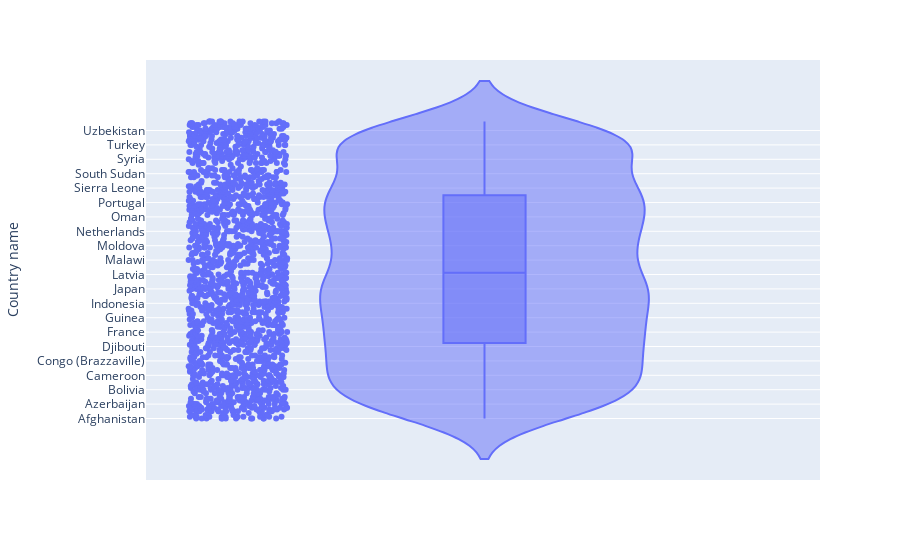
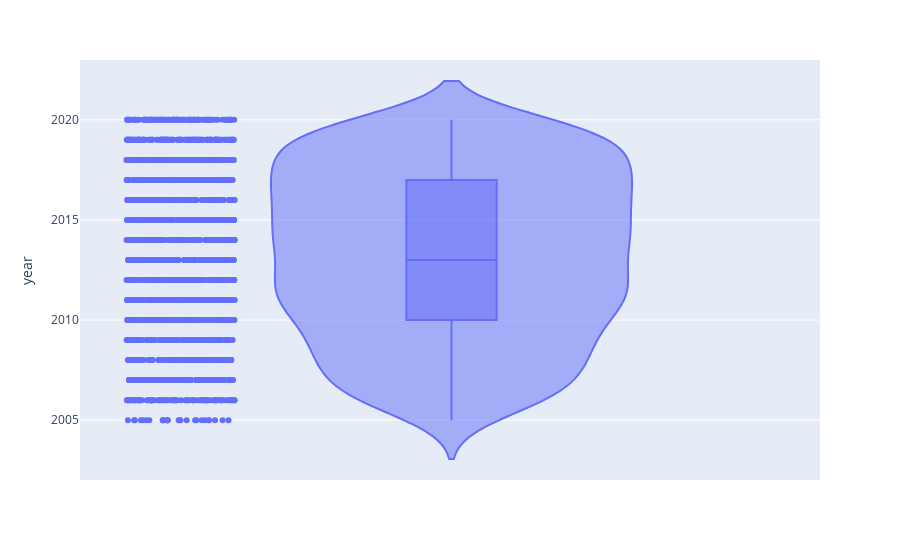
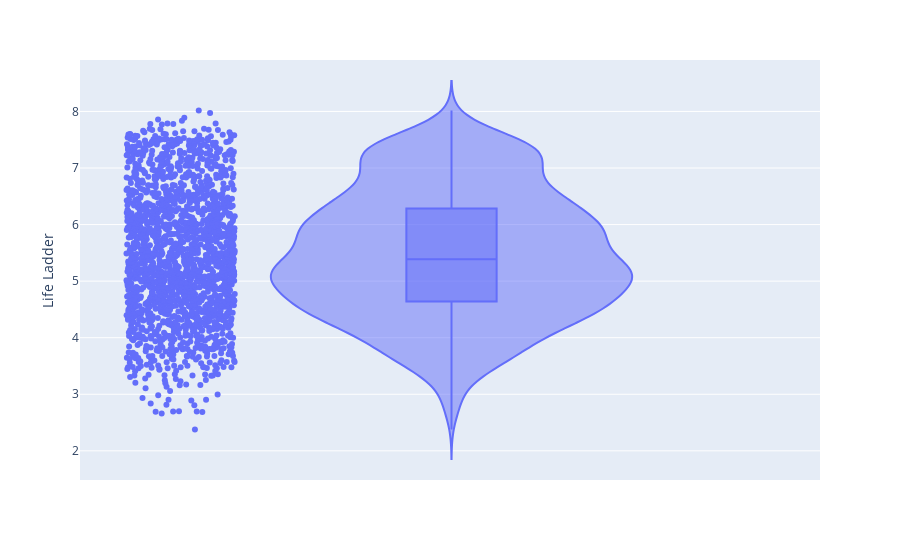
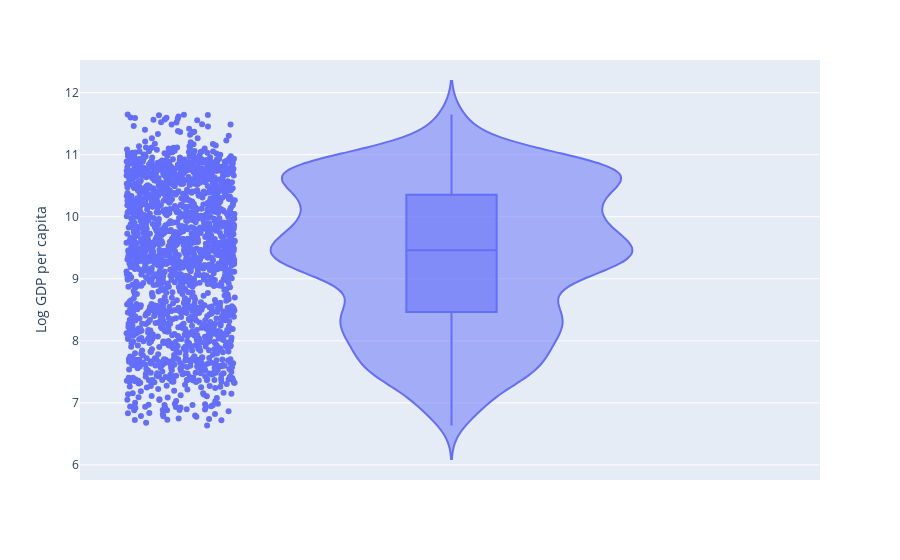

Source (notebook cell) for these figures, in order:
### Code cell
for column in df.columns:
    fig = px.violin(df[column], y=str(column), box=True, # draw box plot inside the violin
                    points='all', # can be 'outliers', or False
                   )
    pio.write_html(fig, "C:/Users/Martin/Documents/GitHub/World-Happiness-Data/Martin_Alvarez-Kuglen/Visualizations/WHR_stats_"+str(column)+"_violin.html", full_html=False)

    fig.show()

### Figure 1 — Plotly figure (JSON) as saved in the notebook; plotly's stock layout.template omitted (floating-point values rounded to 4 significant figures; data arrays with more than 128 entries replaced by an {"elided": "..."} marker saying what was removed)
{"data": [{"alignmentgroup": "True", "box": {"visible": true}, "hovertemplate": "Country name=%{y}<extra></extra>", "legendgroup": "", "marker": {"color": "#636efa"}, "name": "", "offsetgroup": "", "orientation": "v", "points": "all", "scalegroup": "True", "showlegend": false, "type": "violin", "x0": " ", "xaxis": "x", "y": {"elided": "1949 str values"}, "y0": " ", "yaxis": "y"}], "layout": {"legend": {"tracegroupgap": 0}, "margin": {"t": 60}, "violinmode": "group", "xaxis": {"anchor": "y", "domain": [0, 1]}, "yaxis": {"anchor": "x", "domain": [0, 1], "title": {"text": "Country name"}}}}

### Figure 2 — Plotly figure (JSON) as saved in the notebook; plotly's stock layout.template omitted (floating-point values rounded to 4 significant figures; data arrays with more than 128 entries replaced by an {"elided": "..."} marker saying what was removed)
{"data": [{"alignmentgroup": "True", "box": {"visible": true}, "hovertemplate": "year=%{y}<extra></extra>", "legendgroup": "", "marker": {"color": "#636efa"}, "name": "", "offsetgroup": "", "orientation": "v", "points": "all", "scalegroup": "True", "showlegend": false, "type": "violin", "x0": " ", "xaxis": "x", "y": {"elided": "1949 int values"}, "y0": " ", "yaxis": "y"}], "layout": {"legend": {"tracegroupgap": 0}, "margin": {"t": 60}, "violinmode": "group", "xaxis": {"anchor": "y", "domain": [0, 1]}, "yaxis": {"anchor": "x", "domain": [0, 1], "title": {"text": "year"}}}}

### Figure 3 — Plotly figure (JSON) as saved in the notebook; plotly's stock layout.template omitted (floating-point values rounded to 4 significant figures; data arrays with more than 128 entries replaced by an {"elided": "..."} marker saying what was removed)
{"data": [{"alignmentgroup": "True", "box": {"visible": true}, "hovertemplate": "Life Ladder=%{y}<extra></extra>", "legendgroup": "", "marker": {"color": "#636efa"}, "name": "", "offsetgroup": "", "orientation": "v", "points": "all", "scalegroup": "True", "showlegend": false, "type": "violin", "x0": " ", "xaxis": "x", "y": {"elided": "1949 float values"}, "y0": " ", "yaxis": "y"}], "layout": {"legend": {"tracegroupgap": 0}, "margin": {"t": 60}, "violinmode": "group", "xaxis": {"anchor": "y", "domain": [0, 1]}, "yaxis": {"anchor": "x", "domain": [0, 1], "title": {"text": "Life Ladder"}}}}

### Figure 4 — Plotly figure (JSON) as saved in the notebook; plotly's stock layout.template omitted (floating-point values rounded to 4 significant figures; data arrays with more than 128 entries replaced by an {"elided": "..."} marker saying what was removed)
{"data": [{"alignmentgroup": "True", "box": {"visible": true}, "hovertemplate": "Log GDP per capita=%{y}<extra></extra>", "legendgroup": "", "marker": {"color": "#636efa"}, "name": "", "offsetgroup": "", "orientation": "v", "points": "all", "scalegroup": "True", "showlegend": false, "type": "violin", "x0": " ", "xaxis": "x", "y": {"elided": "1949 float values"}, "y0": " ", "yaxis": "y"}], "layout": {"legend": {"tracegroupgap": 0}, "margin": {"t": 60}, "violinmode": "group", "xaxis": {"anchor": "y", "domain": [0, 1]}, "yaxis": {"anchor": "x", "domain": [0, 1], "title": {"text": "Log GDP per capita"}}}}
